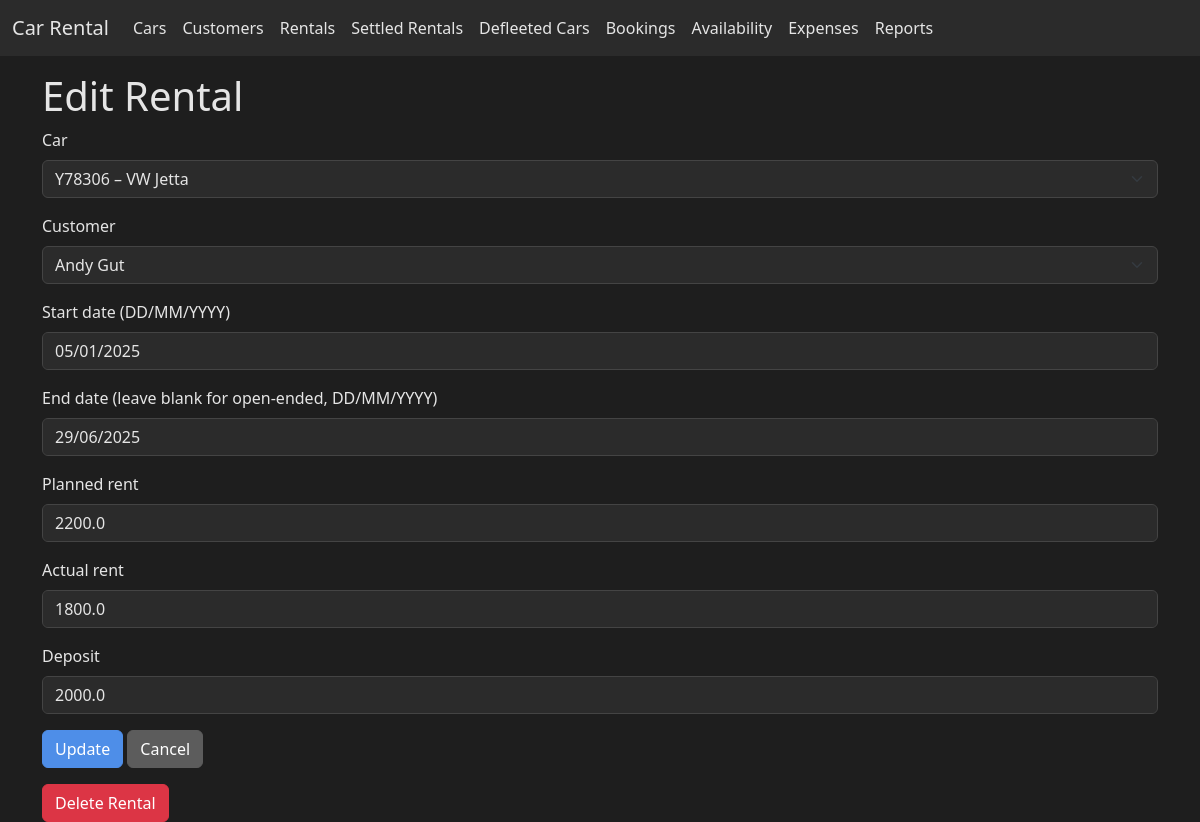
Screenshot of /rentals/edit/2 with the database file from the repository.
### app.py (models this page shows, shortened)
class Rental(db.Model):
    id = db.Column(db.Integer, primary_key=True)
    car_id = db.Column(db.Integer, db.ForeignKey('car.id'))
    customer_id = db.Column(db.Integer, db.ForeignKey('customer.id'))
    start_date = db.Column(db.Date, nullable=False)
    end_date = db.Column(db.Date, nullable=True)  # null for open ended
    contract_type = db.Column(db.String(20), default='open')  # open or fixed
    planned_rent = db.Column(db.Float)
    actual_rent = db.Column(db.Float)
    deposit = db.Column(db.Float)
    deposit_refunded = db.Column(db.Boolean, default=False)
    deposit_refunded_amount = db.Column(db.Float, nullable=True)
    deposit_refund_date = db.Column(db.Date, nullable=True)
    billing_interval_days = db.Column(db.Integer, default=30)
    next_billing_date = db.Column(db.Date, nullable=True)
    car = db.relationship('Car', back_populates='rentals')
    customer = db.relationship('Customer', back_populates='rentals')
    payments = db.relationship('Payment', back_populates='rental')

class Car(db.Model):
    id = db.Column(db.Integer, primary_key=True)
    model = db.Column(db.String(120), nullable=False)
    model_year = db.Column(db.Integer)
    licence_plate = db.Column(db.String(20), unique=True)
    colour = db.Column(db.String(50))
    mileage_at_purchase = db.Column(db.Integer)
    purchase_price = db.Column(db.Float)
    initial_investment = db.Column(db.Float)
    salik_tag = db.Column(db.String(50))
    registration_date = db.Column(db.Date)
    tracker_installed = db.Column(db.Boolean, default=False)
    passing_cost = db.Column(db.Float)
    registration_cost = db.Column(db.Float)
    insurance_cost = db.Column(db.Float)
    planned_rent = db.Column(db.Float)
    rentals = db.relationship('Rental', back_populates='car')
    expenses = db.relationship('Expense', back_populates='car')
    fines = db.relationship('Fine', back_populates='car')
    damages = db.relationship('Damage', back_populates='car')

class Customer(db.Model):
    id = db.Column(db.Integer, primary_key=True)
    name = db.Column(db.String(120), nullable=False)
    phone = db.Column(db.String(50))
    address = db.Column(db.Text)
    passport_file = db.Column(db.String(200))  # filename of uploaded passport
    license_file = db.Column(db.String(200))   # filename of uploaded licence
    rentals = db.relationship('Rental', back_populates='customer')
    fines = db.relationship('Fine', back_populates='customer')
    damages = db.relationship('Damage', back_populates='customer')

### app.py (the view, shortened to what this page needs)
@app.route('/rentals/edit/<int:rental_id>', methods=['GET', 'POST'])
def edit_rental(rental_id: int):
    rental = Rental.query.get_or_404(rental_id)
    cars = Car.query.all()
    customers = Customer.query.all()
    start = rental.start_date.strftime('%d/%m/%Y') if rental.start_date else ''
    end = rental.end_date.strftime('%d/%m/%Y') if rental.end_date else ''
    return render_template('edit_rental.html', rental=rental, cars=cars, customers=customers, start=start, end=end)

### templates/edit_rental.html (shortened to what this page needs)
{% extends 'base.html' %}
{% block content %}
<h1>Edit Rental</h1>
<form method="post">
  <div class="mb-3">
    <label class="form-label">Car</label>
    <select class="form-select" name="car_id" required>
      {% for car in cars %}
      <option value="{{ car.id }}" {% if car.id == rental.car_id %}selected{% endif %}>{{ car.licence_plate }} – {{ car.model }}</option>
      {% endfor %}
    </select>
  </div>
  <div class="mb-3">
    <label class="form-label">Customer</label>
    <select class="form-select" name="customer_id" required>
      {% for cust in customers %}
      <option value="{{ cust.id }}" {% if cust.id == rental.customer_id %}selected{% endif %}>{{ cust.name }}</option>
      {% endfor %}
    </select>
  </div>
  <div class="mb-3">
    <label class="form-label">Start date (DD/MM/YYYY)</label>
    <input type="text" class="form-control datepicker" name="start_date" value="{{ start }}" placeholder="dd/mm/yyyy" required>
  </div>
  <div class="mb-3">
    <label class="form-label">End date (leave blank for open‑ended, DD/MM/YYYY)</label>
    <input type="text" class="form-control datepicker" name="end_date" value="{{ end }}" placeholder="dd/mm/yyyy">
  </div>
  <div class="mb-3">
    <label class="form-label">Planned rent</label>
    <input type="number" step="0.01" class="form-control" name="planned_rent" value="{{ rental.planned_rent }}">
  </div>
  <div class="mb-3">
    <label class="form-label">Actual rent</label>
    <input type="number" step="0.01" class="form-control" name="actual_rent" value="{{ rental.actual_rent }}">
  </div>
  <div class="mb-3">
    <label class="form-label">Deposit</label>
    <input type="number" step="0.01" class="form-control" name="deposit" value="{{ rental.deposit }}">
  </div>
  <button type="submit" class="btn btn-primary">Update</button>
  <a href="{{ url_for('list_rentals') }}" class="btn btn-secondary">Cancel</a>
</form>
<form action="{{ url_for('delete_rental', rental_id=rental.id) }}" method="post" class="mt-3" onsubmit="return confirm('Delete this rental?');">
  <button type="submit" class="btn btn-danger">Delete Rental</button>
</form>
{% endblock %}

### static/style.css (style rules this page uses)
body { background-color: #1e1e1e; color: #e5e5e5; }
a { color: #6ab7ff; }
.btn-primary { background-color: #4e8ee8; border-color: #4e8ee8; }
.btn-secondary { background-color: #5c5c5c; border-color: #5c5c5c; }
.form-control, .form-select, textarea { background-color: #2b2b2b; border: 1px solid #444; color: #e5e5e5; }
.btn-danger { background-color: #dc3545; border-color: #dc3545; color: #ffffff; }

### rows the page displays
Rental: car_id "Y78306 – VW Jetta", customer_id "Andy Gut", planned_rent "2200.0", actual_rent "1800.0", deposit "2000.0"
